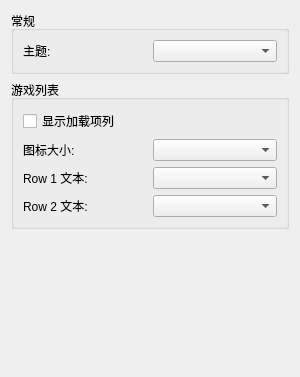
<?xml version="1.0" encoding="UTF-8"?>
<ui version="4.0">
 <class>ConfigureUi</class>
 <widget class="QWidget" name="ConfigureUi">
  <property name="geometry">
   <rect>
    <x>0</x>
    <y>0</y>
    <width>300</width>
    <height>377</height>
   </rect>
  </property>
  <property name="windowTitle">
   <string>Form</string>
  </property>
  <layout class="QHBoxLayout" name="HorizontalLayout">
   <item>
    <layout class="QVBoxLayout" name="VerticalLayout">
     <item>
      <widget class="QGroupBox" name="GeneralGroupBox">
       <property name="title">
        <string>常规</string>
       </property>
       <layout class="QHBoxLayout" name="horizontalLayout">
        <item>
         <layout class="QVBoxLayout" name="verticalLayout">
          <item>
           <layout class="QHBoxLayout" name="horizontalLayout_3">
            <item>
             <widget class="QLabel" name="theme_label">
              <property name="text">
               <string>主题:</string>
              </property>
             </widget>
            </item>
            <item>
             <widget class="QComboBox" name="theme_combobox"/>
            </item>
           </layout>
          </item>
         </layout>
        </item>
       </layout>
      </widget>
     </item>
     <item>
      <widget class="QGroupBox" name="GameListGroupBox">
       <property name="title">
        <string>游戏列表</string>
       </property>
       <layout class="QHBoxLayout" name="GameListHorizontalLayout">
        <item>
         <layout class="QVBoxLayout" name="GeneralVerticalLayout">
          <item>
           <widget class="QCheckBox" name="show_add_ons">
            <property name="text">
             <string>显示加载项列</string>
            </property>
           </widget>
          </item>
          <item>
           <layout class="QHBoxLayout" name="icon_size_qhbox_layout_2">
            <item>
             <widget class="QLabel" name="icon_size_label">
              <property name="text">
               <string>图标大小:</string>
              </property>
             </widget>
            </item>
            <item>
             <widget class="QComboBox" name="icon_size_combobox"/>
            </item>
           </layout>
          </item>
          <item>
           <layout class="QHBoxLayout" name="row_1_qhbox_layout">
            <item>
             <widget class="QLabel" name="row_1_label">
              <property name="text">
               <string>Row 1 文本:</string>
              </property>
             </widget>
            </item>
            <item>
             <widget class="QComboBox" name="row_1_text_combobox"/>
            </item>
           </layout>
          </item>
          <item>
           <layout class="QHBoxLayout" name="row_2_qhbox_layout">
            <item>
             <widget class="QLabel" name="row_2_label">
              <property name="text">
               <string>Row 2 文本:</string>
              </property>
             </widget>
            </item>
            <item>
             <widget class="QComboBox" name="row_2_text_combobox"/>
            </item>
           </layout>
          </item>
         </layout>
        </item>
       </layout>
      </widget>
     </item>
     <item>
      <spacer name="verticalSpacer">
       <property name="orientation">
        <enum>Qt::Vertical</enum>
       </property>
       <property name="sizeHint" stdset="0">
        <size>
         <width>20</width>
         <height>40</height>
        </size>
       </property>
      </spacer>
     </item>
    </layout>
   </item>
  </layout>
 </widget>
 <resources/>
 <connections/>
</ui>
